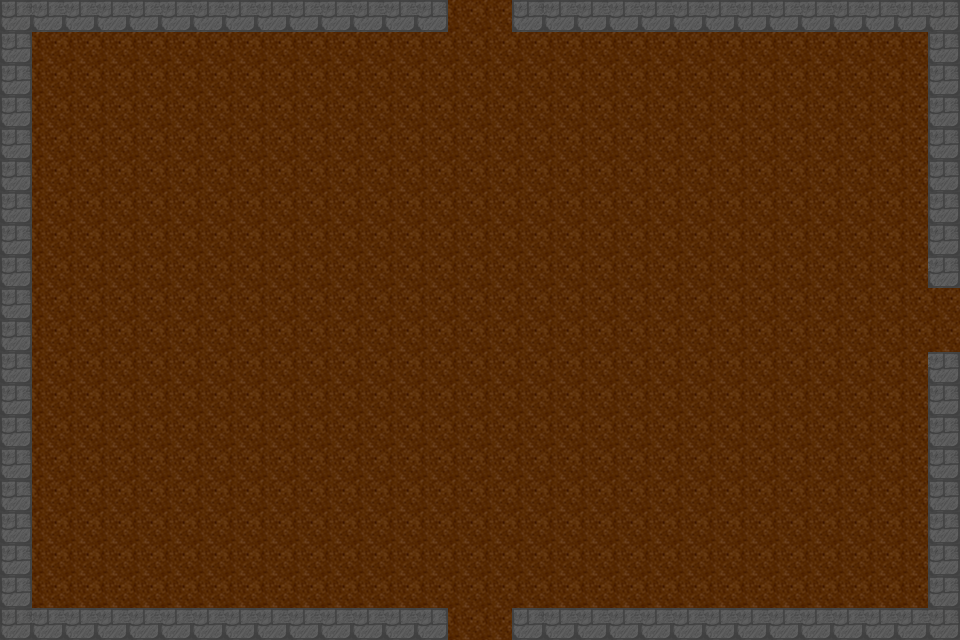

This is a level from a 2D game, rendered from its Tiled map with the project's own tilesets. A one-line summary and the complete map file follow:
An orthogonal 30x20 tile map with 32x32 px tiles, 1 tile layer (Tile layer 1), 2 tilesets and 15 objects.

<map version="1.10" tiledversion="1.11.2" orientation="orthogonal" renderorder="right-down" width="30" height="20" tilewidth="32" tileheight="32" infinite="0" nextlayerid="3" nextobjectid="1">
    <tileset firstgid="1" name="Town Tileset" tilewidth="32" tileheight="32" tilecount="64" columns="8">
        <image source="../tiles/World H Tileset.png" trans="ff00ff" width="256" height="256" />
        <tile id="4">
            <objectgroup draworder="index" id="2">
                <object id="1" x="0" y="0" width="32" height="32" />
            </objectgroup>
        </tile>
        <tile id="5">
            <objectgroup draworder="index" id="2">
                <object id="1" x="0" y="0" width="32" height="32" />
            </objectgroup>
        </tile>
        <tile id="6">
            <objectgroup draworder="index" id="2">
                <object id="1" x="0" y="0" width="32" height="32" />
            </objectgroup>
        </tile>
        <tile id="7">
            <objectgroup draworder="index" id="2">
                <object id="1" x="0" y="0" width="32" height="32" />
            </objectgroup>
        </tile>
        <tile id="8">
            <objectgroup draworder="index" id="2">
                <object id="1" x="0" y="0" width="32" height="32" />
            </objectgroup>
        </tile>
        <tile id="10">
            <objectgroup draworder="index" id="2">
                <object id="1" x="0" y="32" width="32" height="0" />
            </objectgroup>
        </tile>
        <tile id="11">
            <objectgroup draworder="index" id="2">
                <object id="1" x="0" y="32" width="32" height="0" />
                <object id="2" x="32" y="0" width="0" height="32" />
            </objectgroup>
        </tile>
        <tile id="12">
            <objectgroup draworder="index" id="2">
                <object id="1" x="32" y="0" width="0" height="32" />
            </objectgroup>
        </tile>
        <tile id="13">
            <objectgroup draworder="index" id="2">
                <object id="1" x="0" y="32" width="32" height="0" />
                <object id="2" x="0" y="32" width="32" height="0" />
                <object id="3" x="0" y="0" width="0" height="32" />
            </objectgroup>
        </tile>
        <tile id="14">
            <objectgroup draworder="index" id="2">
                <object id="1" x="0" y="0" width="0" height="32" />
            </objectgroup>
        </tile>
        <tile id="16">
            <objectgroup draworder="index" id="2">
                <object id="1" x="0" y="0" width="32" height="32" />
            </objectgroup>
        </tile>
        <tile id="24">
            <objectgroup draworder="index" id="2">
                <object id="1" x="0" y="0" width="32" height="32" />
            </objectgroup>
        </tile>
    </tileset>
    <tileset firstgid="65" name="Dungeon Crawler Tileset" tilewidth="32" tileheight="32" tilecount="100" columns="10">
        <image source="../tiles/Dungeon_Tile.png" trans="" width="320" height="320" />
    </tileset>
    <layer id="1" name="Tile layer 1" width="30" height="20">
        <data encoding="csv">
9,6,6,6,6,6,6,6,6,6,6,6,6,7,1,1,9,6,6,6,6,6,6,6,6,6,6,6,6,7,
8,1,1,1,1,1,1,1,1,1,1,1,1,1,1,1,1,1,1,1,1,1,1,1,1,1,1,1,1,8,
8,1,1,1,1,1,1,1,1,1,1,1,1,1,1,1,1,1,1,1,1,1,1,1,1,1,1,1,1,8,
8,1,1,1,1,1,1,1,1,1,1,1,1,1,1,1,1,1,1,1,1,1,1,1,1,1,1,1,1,8,
8,1,1,1,1,1,1,1,1,1,1,1,1,1,1,1,1,1,1,1,1,1,1,1,1,1,1,1,1,8,
8,1,1,1,1,1,1,1,1,1,1,1,1,1,1,1,1,1,1,1,1,1,1,1,1,1,1,1,1,8,
8,1,1,1,1,1,1,1,1,1,1,1,1,1,1,1,1,1,1,1,1,1,1,1,1,1,1,1,1,8,
8,1,1,1,1,1,1,1,1,1,1,1,1,1,1,1,1,1,1,1,1,1,1,1,1,1,1,1,1,8,
8,1,1,1,1,1,1,1,1,1,1,1,1,1,1,1,1,1,1,1,1,1,1,1,1,1,1,1,1,7,
8,1,1,1,1,1,1,1,1,1,1,1,1,1,1,1,1,1,1,1,1,1,1,1,1,1,1,1,1,1,
8,1,1,1,1,1,1,1,1,1,1,1,1,1,1,1,1,1,1,1,1,1,1,1,1,1,1,1,1,1,
8,1,1,1,1,1,1,1,1,1,1,1,1,1,1,1,1,1,1,1,1,1,1,1,1,1,1,1,1,7,
8,1,1,1,1,1,1,1,1,1,1,1,1,1,1,1,1,1,1,1,1,1,1,1,1,1,1,1,1,8,
8,1,1,1,1,1,1,1,1,1,1,1,1,1,1,1,1,1,1,1,1,1,1,1,1,1,1,1,1,8,
8,1,1,1,1,1,1,1,1,1,1,1,1,1,1,1,1,1,1,1,1,1,1,1,1,1,1,1,1,8,
8,1,1,1,1,1,1,1,1,1,1,1,1,1,1,1,1,1,1,1,1,1,1,1,1,1,1,1,1,8,
8,1,1,1,1,1,1,1,1,1,1,1,1,1,1,1,1,1,1,1,1,1,1,1,1,1,1,1,1,8,
8,1,1,1,1,1,1,1,1,1,1,1,1,1,1,1,1,1,1,1,1,1,1,1,1,1,1,1,1,8,
8,1,1,1,1,1,1,1,1,1,1,1,1,1,1,1,1,1,1,1,1,1,1,1,1,1,1,1,1,8,
9,6,6,6,6,6,6,6,6,6,6,6,6,7,1,1,9,6,6,6,6,6,6,6,6,6,6,6,6,7
        </data>
    </layer>
</map>
